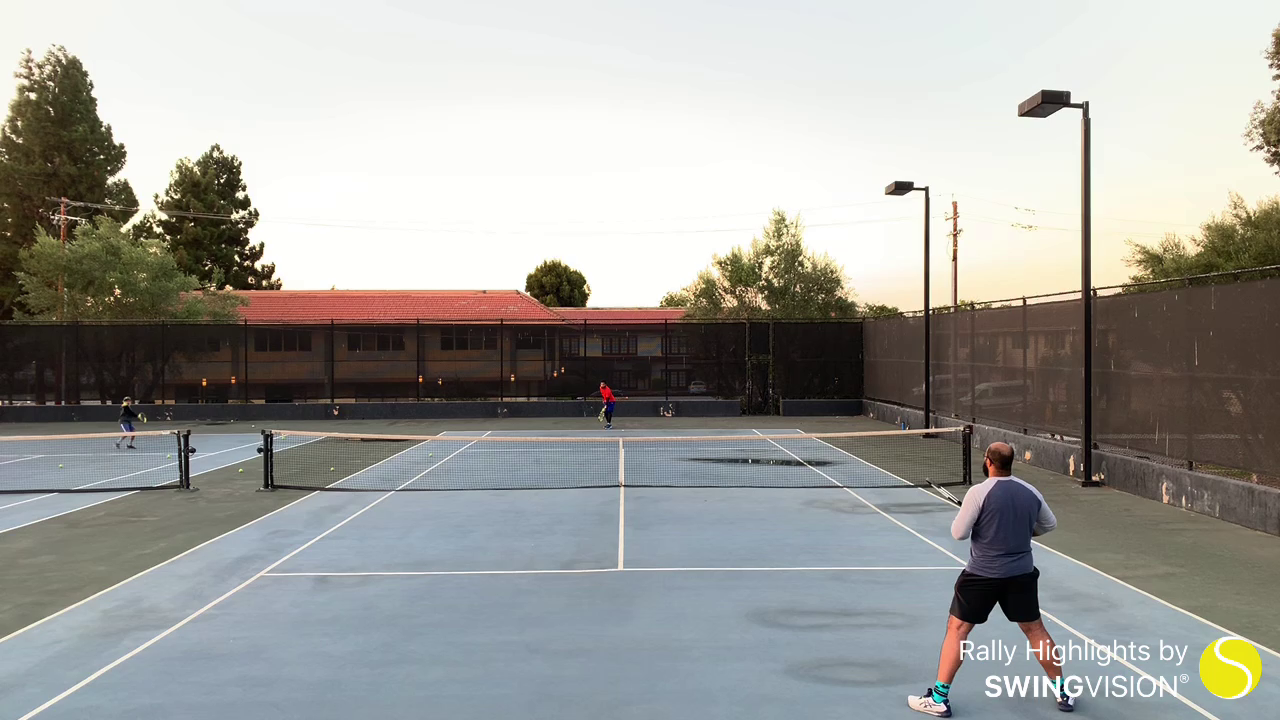
#> input picture hello.png, 1280 x 720 px, given in place of tennis-long.mp4, which was not available
$ python lucas-kanade.py
#> lines starting #> are read from the running program, lines starting #| are printed output that depends on the picture; after the words box and inside, x2 and y2 are one past the last pixel; in counts of white or black regions, pixels touching at a corner belong together; pictures that were not available may be replaced by others from this repository, and a replacement may not be noted
import numpy as np
import cv2

cap = cv2.VideoCapture('./videos/tennis-long.mp4')

# params for ShiTomasi corner detection
feature_params = dict( maxCorners = 100,
                       qualityLevel = 0.2,
                       minDistance = 7,
                       blockSize = 7 )

# Parameters for lucas kanade optical flow
lk_params = dict( winSize  = (100,100),
                  maxLevel = 3,
                  criteria = (cv2.TERM_CRITERIA_EPS | cv2.TERM_CRITERIA_COUNT, 10, 0.03))

# Create some random colors
color = np.random.randint(0,255,(100,3))

# Take first frame and find corners in it
ret, old_frame = cap.read()
#> old_frame is the input picture: shape (720, 1280, 3); mean B, G, R 154.9, 159, 159.2
old_gray = cv2.cvtColor(old_frame, cv2.COLOR_BGR2GRAY)
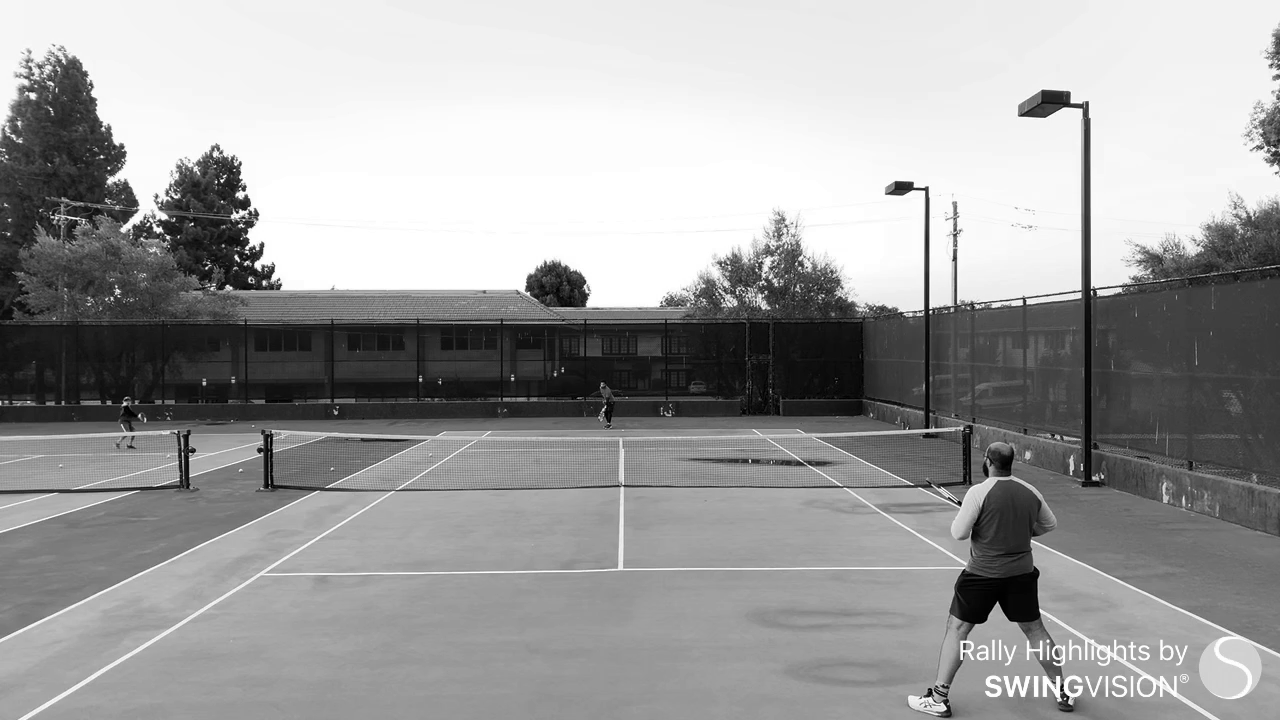
#> old_gray: shape (720, 1280); min 0, max 255, mean 158.6
p0 = cv2.goodFeaturesToTrack(old_gray, mask = None, **feature_params)
#> p0 = 100 rows, first 8: [925, 190], [1095, 290], [247, 250], [932, 310], [148, 223], [959, 503], [963, 643], [1066, 697]


# Create a mask image for drawing purposes
mask = np.zeros_like(old_frame)

while(1):
    ret,frame = cap.read()
    frame_gray = cv2.cvtColor(frame, cv2.COLOR_BGR2GRAY)
    image = frame.copy()
    output = image.copy()

    # detect circles in the image
    circles = cv2.HoughCircles(frame_gray, cv2.HOUGH_GRADIENT, 200, 500)
#> circles = [[700, 300, 60]]
    # ensure at least some circles were found
    if circles is not None:
        # convert the (x, y) coordinates and radius of the circles to integers
        circles = np.round(circles[0, :]).astype("int")
        # loop over the (x, y) coordinates and radius of the circles
        for (x, y, r) in circles:
            # draw the circle in the output image, then draw a rectangle
            # corresponding to the center of the circle
            cv2.circle(output, (x, y), r, (0, 255, 0), 1)
            cv2.rectangle(output, (x - 5, y - 5), (x + 5, y + 5), (0, 128, 255), -1)
#> this loop made 1 pass
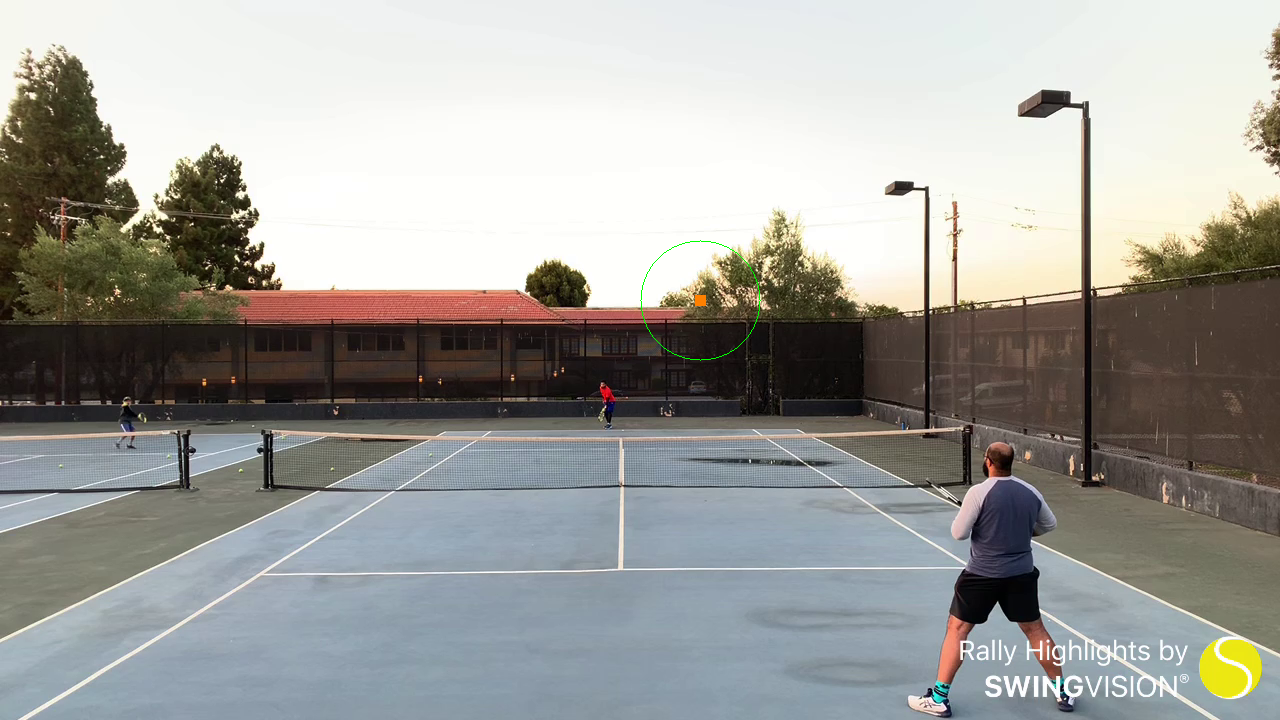
#> output: shape (720, 1280, 3); 0.05% of pixels changed, all inside (x1, y1, x2, y2) = (640, 240, 761, 361)
        # show the output image
        cv2.imshow("output", np.hstack([image, output]))
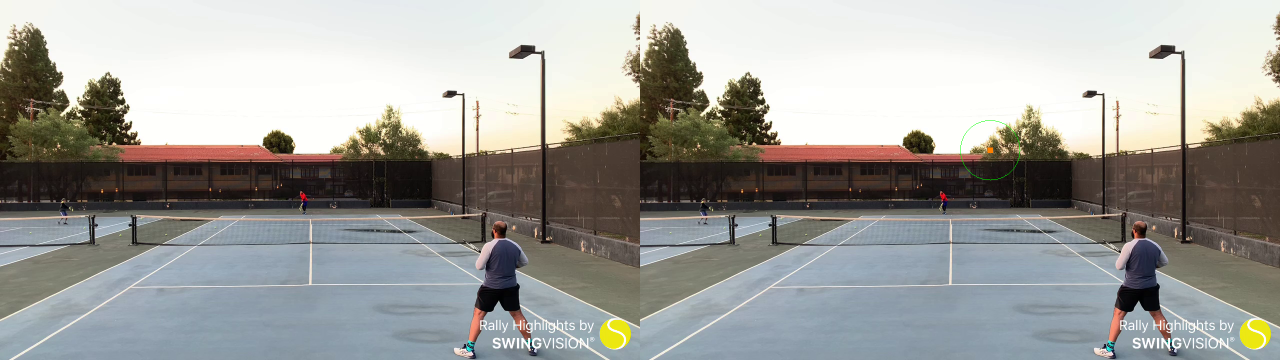
#> window 'output': shape (720, 2560, 3) (shown at 1/2 size); mean B, G, R 154.9, 159, 159.2
    # calculate optical flow
    p1, st, err = cv2.calcOpticalFlowPyrLK(old_gray, frame_gray, p0, None, **lk_params)
#> p1 has the same summary as p0; st = 100 values from 1 to 1; err = 100 values from 0 to 0

    # Select good points
    good_new = p1[st==1]
#> good_new = 100 pairs, first value 2 to 1275, second value 76 to 708
    good_old = p0[st==1]
#> good_old has the same summary as good_new

    # draw the tracks
    for i,(new,old) in enumerate(zip(good_new,good_old)):
        a,b = new.ravel()
        c,d = old.ravel()
        mask = cv2.line(mask, (a,b),(c,d), color[i].tolist(), 2)
        frame = cv2.circle(frame,(a,b),5,color[i].tolist(),-1)
#> this loop made 100 passes
#> (a, b, c, d) on passes 1 to 12: (925, 190, 925, 190), (1095, 290, 1095, 290), (247, 250, 247, 250), (932, 310, 932, 310), (148, 223, 148, 223), (959, 503, 959, 503), (963, 643, 963, 643), (1066, 697, 1066, 697), (1023, 299, 1023, 299), (251, 280, 251, 280), (243, 188, 243, 188), (943, 708, 943, 708)
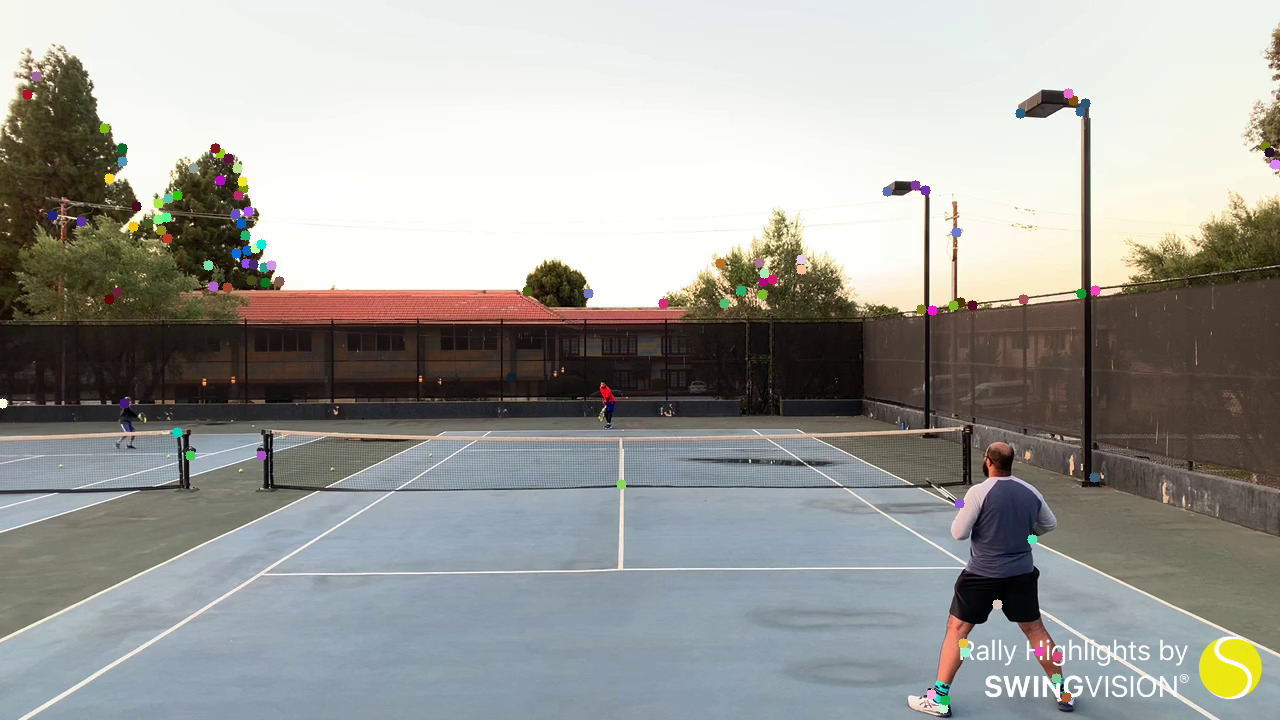
#> frame: shape (720, 1280, 3); mean B, G, R 155, 158.9, 159.1
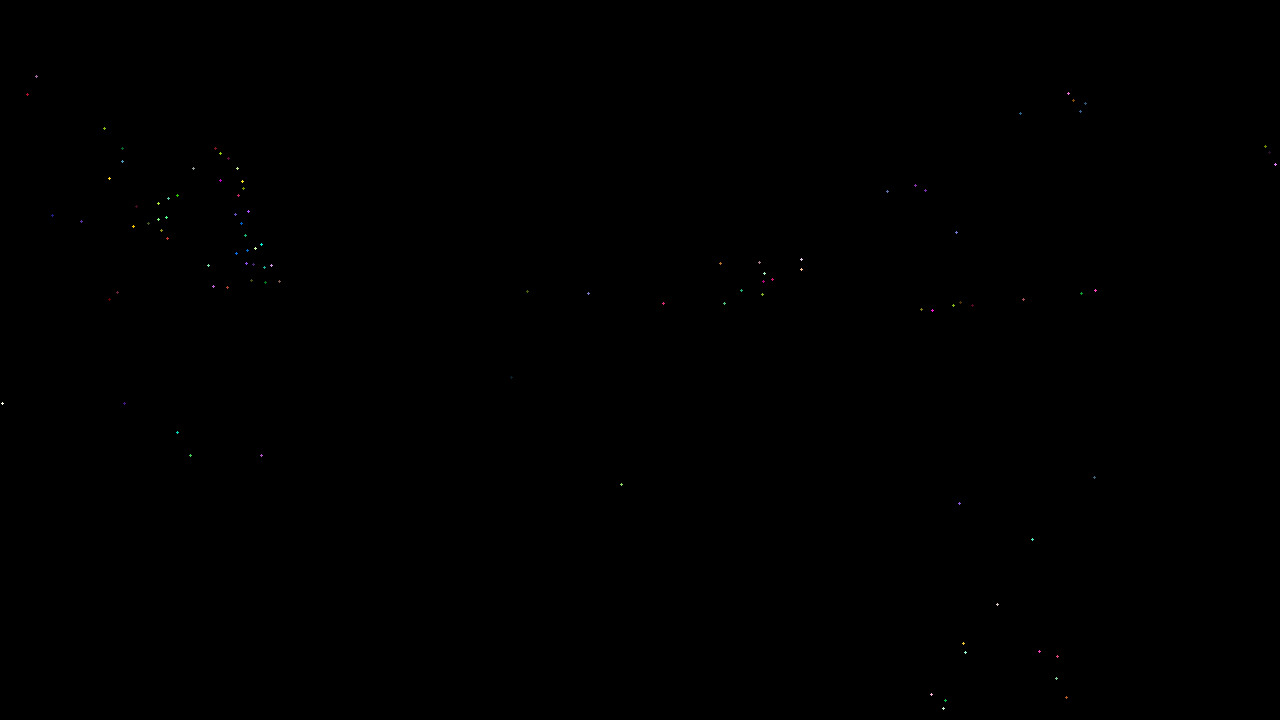
#> mask: shape (720, 1280, 3); mean of channels 0, 1, 2 0.1, 0.1, 0.1; drawn as B, G, R
    img = cv2.add(frame,mask)

    cv2.imshow('frame',img)
    k = cv2.waitKey(30) & 0xff
#> (key Esc is pressed here)
    if k == 27:
        break

    # Now update the previous frame and previous points
    old_gray = frame_gray.copy()
    p0 = good_new.reshape(-1,1,2)

    if k == ord('p'):
        p0 = cv2.goodFeaturesToTrack(old_gray, mask=None, **feature_params)

        # Create a mask image for drawing purposes
        mask = np.zeros_like(old_frame)

cv2.destroyAllWindows()
cap.release()
